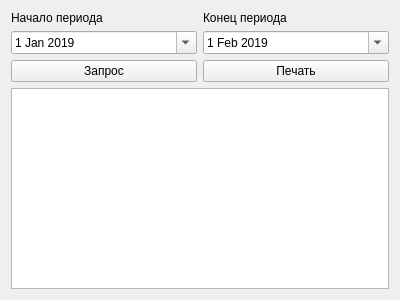
<?xml version="1.0" encoding="UTF-8"?>
<ui version="4.0">
 <class>IncomesInDates</class>
 <widget class="QWidget" name="IncomesInDates">
  <property name="geometry">
   <rect>
    <x>0</x>
    <y>0</y>
    <width>400</width>
    <height>300</height>
   </rect>
  </property>
  <property name="windowTitle">
   <string>Поставки в указанный промежуток</string>
  </property>
  <layout class="QVBoxLayout" name="verticalLayout">
   <item>
    <layout class="QGridLayout" name="gridLayout">
     <item row="0" column="1">
      <widget class="QLabel" name="labelEndDate">
       <property name="text">
        <string>Конец периода</string>
       </property>
      </widget>
     </item>
     <item row="0" column="0">
      <widget class="QLabel" name="labelStartDate">
       <property name="text">
        <string>Начало периода</string>
       </property>
      </widget>
     </item>
     <item row="1" column="0">
      <widget class="QDateEdit" name="dateEditStartDate">
       <property name="dateTime">
        <datetime>
         <hour>0</hour>
         <minute>0</minute>
         <second>0</second>
         <year>2019</year>
         <month>1</month>
         <day>1</day>
        </datetime>
       </property>
       <property name="calendarPopup">
        <bool>true</bool>
       </property>
      </widget>
     </item>
     <item row="1" column="1">
      <widget class="QDateEdit" name="dateEditEndDate">
       <property name="dateTime">
        <datetime>
         <hour>0</hour>
         <minute>0</minute>
         <second>0</second>
         <year>2019</year>
         <month>2</month>
         <day>1</day>
        </datetime>
       </property>
       <property name="calendarPopup">
        <bool>true</bool>
       </property>
      </widget>
     </item>
    </layout>
   </item>
   <item>
    <layout class="QHBoxLayout" name="horizontalLayout">
     <item>
      <widget class="QPushButton" name="pushButtonQuery">
       <property name="text">
        <string>Запрос</string>
       </property>
      </widget>
     </item>
     <item>
      <widget class="QPushButton" name="pushButtonPrint">
       <property name="text">
        <string>Печать</string>
       </property>
      </widget>
     </item>
    </layout>
   </item>
   <item>
    <widget class="QTableView" name="tableView">
    </widget>
   </item>
  </layout>
 </widget>
 <resources/>
 <connections/>
</ui>
